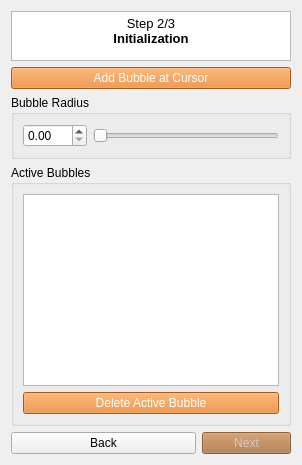
                 <widget class="QWidget" name="initialization">
                  <layout class="QGridLayout" name="gridLayout_153">
                   <item row="0" column="0" colspan="3">
                    <widget class="QTextBrowser" name="textBrowser_6">
                     <property name="maximumSize">
                      <size>
                       <width>16777215</width>
                       <height>50</height>
                      </size>
                     </property>
                     <property name="styleSheet">
                      <string notr="true"/>
                     </property>
                     <property name="verticalScrollBarPolicy">
                      <enum>Qt::ScrollBarAsNeeded</enum>
                     </property>
                     <property name="horizontalScrollBarPolicy">
                      <enum>Qt::ScrollBarAsNeeded</enum>
                     </property>
                     <property name="html">
                      <string>&lt;!DOCTYPE HTML PUBLIC &quot;-//W3C//DTD HTML 4.0//EN&quot; &quot;http://www.w3.org/TR/REC-html40/strict.dtd&quot;&gt;
&lt;html&gt;&lt;head&gt;&lt;meta name=&quot;qrichtext&quot; content=&quot;1&quot; /&gt;&lt;meta charset=&quot;utf-8&quot; /&gt;&lt;style type=&quot;text/css&quot;&gt;
p, li { white-space: pre-wrap; }
hr { height: 1px; border-width: 0; }
li.unchecked::marker { content: &quot;\2610&quot;; }
li.checked::marker { content: &quot;\2612&quot;; }
&lt;/style&gt;&lt;/head&gt;&lt;body style=&quot; font-family:'Ubuntu Sans'; font-size:11pt; font-weight:400; font-style:normal;&quot;&gt;
&lt;p align=&quot;center&quot; style=&quot; margin-top:0px; margin-bottom:0px; margin-left:0px; margin-right:0px; -qt-block-indent:0; text-indent:0px;&quot;&gt;&lt;span style=&quot; font-family:'Segoe UI'; font-size:10pt;&quot;&gt;Step 2/3&lt;br /&gt;&lt;/span&gt;&lt;span style=&quot; font-family:'Segoe UI'; font-size:10pt; font-weight:700;&quot;&gt;Initialization&lt;/span&gt;&lt;/p&gt;&lt;/body&gt;&lt;/html&gt;</string>
                     </property>
                    </widget>
                   </item>
                   <item row="5" column="2">
                    <widget class="QPushButton" name="pushButton_Next2">
                     <property name="enabled">
                      <bool>false</bool>
                     </property>
                     <property name="toolTip">
                      <string>Confirm the seed bubbles and start the level-set evolution step.</string>
                     </property>
                     <property name="styleSheet">
                      <string notr="true"> QPushButton { background-color: #e67e22; color: white; } QPushButton:disabled { background-color: #a9713f; color: #cccccc; }</string>
                     </property>
                     <property name="text">
                      <string>Next</string>
                     </property>
                    </widget>
                   </item>
                   <item row="5" column="0" colspan="2">
                    <widget class="QPushButton" name="pushButton_Back2">
                     <property name="enabled">
                      <bool>true</bool>
                     </property>
                     <property name="toolTip">
                      <string>Return to the threshold page to adjust the intensity bounds.</string>
                     </property>
                     <property name="text">
                      <string>Back</string>
                     </property>
                    </widget>
                   </item>
                   <item row="3" column="0" colspan="3">
                    <widget class="QGroupBox" name="groupBox_16">
                     <property name="toolTip">
                      <string>Lists the seed bubbles placed so far; select one to delete it.</string>
                     </property>
                     <property name="title">
                      <string>Active Bubbles</string>
                     </property>
                     <layout class="QGridLayout" name="gridLayout_159">
                      <item row="0" column="0">
                       <widget class="QTableView" name="tableView_activeBub">
                        <property name="enabled">
                         <bool>true</bool>
                        </property>
                        <property name="horizontalScrollBarPolicy">
                         <enum>Qt::ScrollBarAsNeeded</enum>
                        </property>
                        <property name="editTriggers">
                         <set>QAbstractItemView::NoEditTriggers</set>
                        </property>
                        <property name="selectionMode">
                         <enum>QAbstractItemView::SingleSelection</enum>
                        </property>
                        <property name="selectionBehavior">
                         <enum>QAbstractItemView::SelectRows</enum>
                        </property>
                        <attribute name="horizontalHeaderCascadingSectionResizes">
                         <bool>false</bool>
                        </attribute>
                       </widget>
                      </item>
                      <item row="1" column="0">
                       <widget class="QPushButton" name="pushButton_delete">
                        <property name="toolTip">
                         <string>Delete the currently selected seed bubble.</string>
                        </property>
                        <property name="styleSheet">
                         <string notr="true"> QPushButton { background-color: #e67e22; color: white; } QPushButton:disabled { background-color: #a9713f; color: #cccccc; }</string>
                        </property>
                        <property name="text">
                         <string>Delete Active Bubble</string>
                        </property>
                       </widget>
                      </item>
                     </layout>
                    </widget>
                   </item>
                   <item row="2" column="0" colspan="3">
                    <widget class="QGroupBox" name="groupBox_10">
                     <property name="toolTip">
                      <string>Sets the radius of the next seed bubble to be placed.</string>
                     </property>
                     <property name="title">
                      <string>Bubble Radius</string>
                     </property>
                     <layout class="QGridLayout" name="gridLayout_155">
                      <item row="1" column="0">
                       <widget class="QDoubleSpinBox" name="doubleSpinBox_Bubradius">
                        <property name="maximumSize">
                         <size>
                          <width>16777215</width>
                          <height>30</height>
                         </size>
                        </property>
                        <property name="toolTip">
                         <string>Type the seed bubble radius directly; mirrors the slider next to it.</string>
                        </property>
                        <property name="frame">
                         <bool>true</bool>
                        </property>
                        <property name="buttonSymbols">
                         <enum>QAbstractSpinBox::UpDownArrows</enum>
                        </property>
                        <property name="maximum">
                         <double>105.000000000000000</double>
                        </property>
                        <property name="singleStep">
                         <double>0.100000000000000</double>
                        </property>
                       </widget>
                      </item>
                      <item row="1" column="1">
                       <widget class="QSlider" name="horizontalSlider_Bubradius">
                        <property name="toolTip">
                         <string>Adjusts the seed bubble radius; mirrors the spin box next to it.</string>
                        </property>
                        <property name="maximum">
                         <number>600</number>
                        </property>
                        <property name="singleStep">
                         <number>10</number>
                        </property>
                        <property name="pageStep">
                         <number>10</number>
                        </property>
                        <property name="value">
                         <number>0</number>
                        </property>
                        <property name="orientation">
                         <enum>Qt::Horizontal</enum>
                        </property>
                       </widget>
                      </item>
                     </layout>
                    </widget>
                   </item>
                   <item row="1" column="0" colspan="3">
                    <widget class="QPushButton" name="pushButton_addBubbles">
                     <property name="toolTip">
                      <string>Place a new seed bubble at the current cursor position.</string>
                     </property>
                     <property name="styleSheet">
                      <string notr="true"> QPushButton { background-color: #e67e22; color: white; } QPushButton:disabled { background-color: #a9713f; color: #cccccc; }</string>
                     </property>
                     <property name="text">
                      <string>Add Bubble at Cursor</string>
                     </property>
                    </widget>
                   </item>
                  </layout>
                 </widget>
